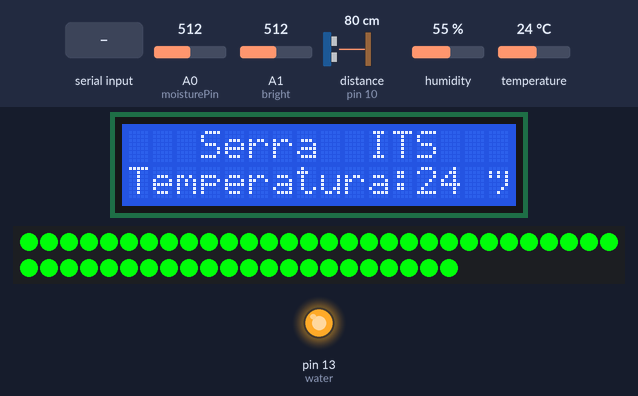
The sketch below on a simulated Arduino Uno, built with avr-gcc and run on an emulated ATmega328P. On the bench: 16×2 character LCD, 52 RGB LEDs in strip order, left to right, continuing on the next row, output pins drawn as LEDs (lit = HIGH). Wiring (inferred from the names in the program): ultrasonic range finder: trigger pin 9; echo pin 10. Inputs (shaded band) come from the test bench; at power-on: A1 (bright) = 512, temperature 24 °C, A0 (moisturePin) = 512, distance to the obstacle (sensor on pin 10) 80 cm, humidity 55 %. The echo pulse lasts 58.3 µs per cm; pins used as bus, display or sensor lines are not drawn; what the sketch prints to the serial monitor is not drawn.

Above: at 1.2 s.
1.3 s: A1 (bright) set to 700
At 11.6 s:
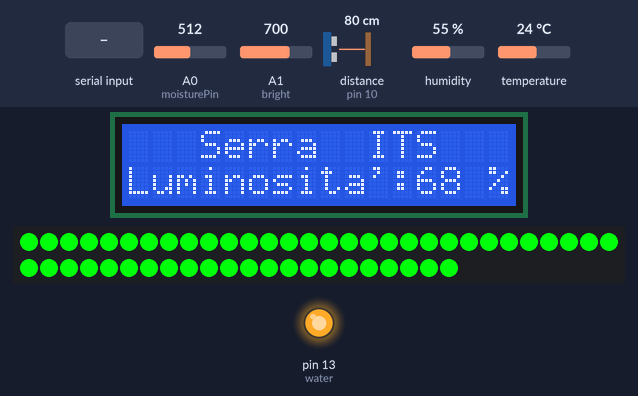
11.9 s: A1 (bright) set to 730
At 16.0 s:
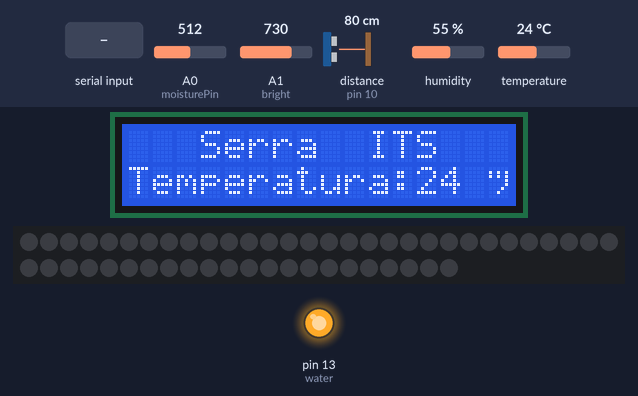
22.1 s: "a" received over Serial
At 22.7 s:
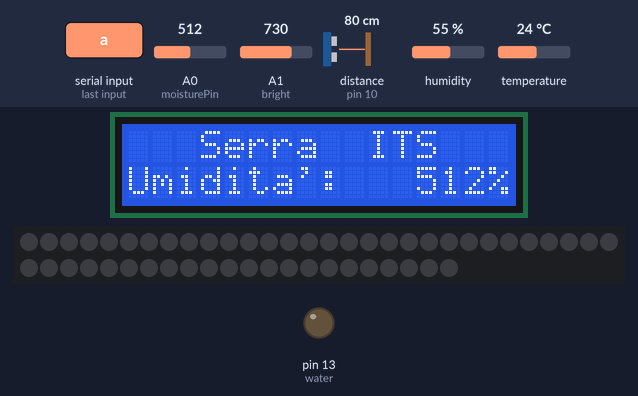
40.4 s: temperature set to 12 °C
At 47.1 s:
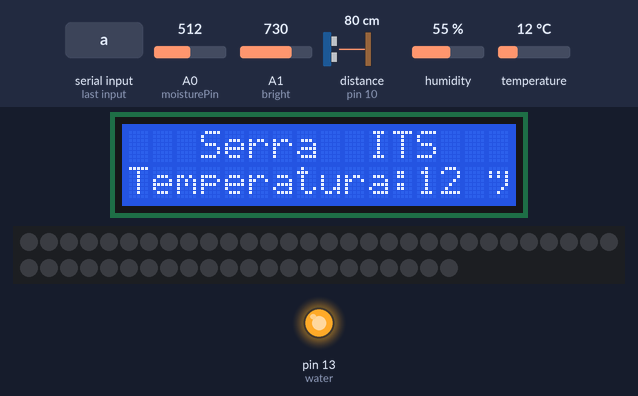
51.2 s: A0 (moisturePin) set to 306
At 56.2 s:
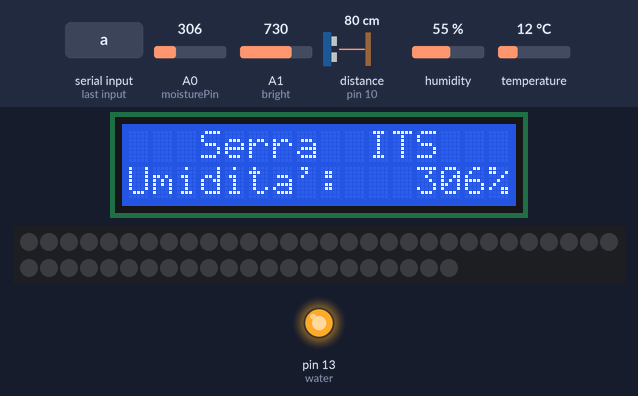
Timing chart, 0 to 57.7 s (numbered marks = the images above; inputs shaded):
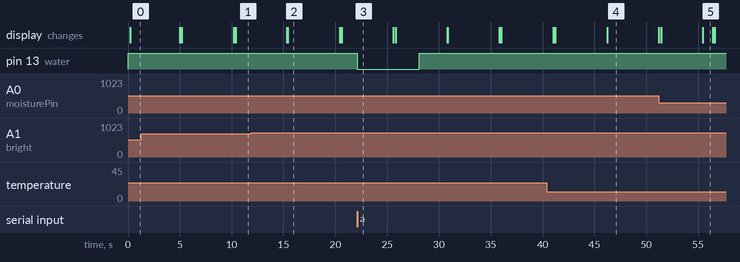

The sketch:

main.ino
```cpp
#include <LiquidCrystal.h>
#include <Adafruit_NeoPixel.h>
#include <dht11.h>

const int temp = 7; //ok
const int moisturePin = A0;   //ok
const int water = 13;   //ok
const int trigPin = 9;  //ok
const int echoPin = 10; //ok
const int bright = A1;   //ok
const int led = 6;      //ok
const int ledButton = 8; //ok

int NUMPIXELS = 52;

unsigned long startMillis;
unsigned long getValueMillis =  0;
unsigned long eventMillis = 0;
unsigned long waitWater = 3600000;                  //un'ora
unsigned long eventOpenWater = 0;
unsigned long stopWater = 6000;                     //6 secondi
unsigned long ultrasonic_millis = 0;
unsigned long ultrasonic2_millis = 0;
unsigned int sonic_done = 0;
unsigned int open_water = 0;
unsigned int trigSonic = 0;
unsigned int duration = 0;
float maxDistance = 8.70;                       //aggiornato
unsigned int minMoisture = 560;                       //60% umidita' per innaffiare
unsigned long timer = 0;
unsigned long myTimer = 0;
unsigned long eventoLuci = 0;
int delayLuci = 180000;                             //3 minuti
int cont = 0;
unsigned long aux = 0;
int timerOver = 0;
int minBrightness = 70;      //da verificare
int ledOn = 0;

int tempLCD;
int umidLCD;
int lumLCD;

int tempMap, valTemp;
float distance = 0;

LiquidCrystal lcd(12, 11, 5, 4, 3, 2);    //ok
Adafruit_NeoPixel pixels = Adafruit_NeoPixel(NUMPIXELS, led, NEO_GRB + NEO_KHZ800);

int moisture = 0;
int tmp_moisture = 0;
int brightness = 0;
int brightness_map = 0;
String final_str;

dht11 DHT11;

void setup() {
  pinMode(temp, INPUT);
  pinMode(moisturePin, INPUT);
  pinMode(water, OUTPUT);
  pinMode(trigPin, OUTPUT);
  pinMode(echoPin, INPUT);
  pinMode(bright, INPUT);
  pinMode(ledButton, INPUT);

  digitalWrite(water, LOW);
  digitalWrite(water, HIGH);

  lcd.begin(16, 2);
  pixels.begin();

  Serial.begin(9600);
  startMillis = millis();
}

void loop() {
  if (getValueMillis + 5000 <= millis() || getValueMillis == 0){
    moisture = analogRead(moisturePin);
    tmp_moisture = moisture; //map(moisture, 0, 1023, 0, 100);

    int chk;
    chk = DHT11.read(temp);
    tempMap = DHT11.temperature;

    brightness = analogRead(bright);
    brightness_map = map(brightness, 0, 1023, 0, 100);  //"dipende" da resistenza usata

    tempLCD = tempMap;
    umidLCD = tmp_moisture;
    lumLCD = brightness_map;

    final_str = String(tmp_moisture) + "," + String(tempMap) + "," + String(distance) + ",";

    getValueMillis = millis();

    Serial.println(final_str);
    Serial.flush();
  }

  /* ------ WATER ------ */

  if (tmp_moisture < minMoisture && eventMillis + waitWater <= millis() && open_water == 0 && distance < maxDistance){
    digitalWrite(water, LOW);
    open_water = 1;
    eventOpenWater = millis();
  }

  if (eventOpenWater + stopWater <= millis() && open_water == 1){
    digitalWrite(water, HIGH);
    open_water = 0;
    eventMillis = millis();
  }

  if(Serial.available()){
    char read = Serial.read();
    if (read == 'a' && open_water == 0/* && distance > maxDistance*/){
      digitalWrite(water, LOW);
      open_water = 1;
      eventOpenWater = millis();
      eventMillis = millis();
    }
  }

  /* ------ ULTRASONIC ------ */

  if (ultrasonic_millis + 0.002 <= millis() && trigSonic == 0){
    digitalWrite(trigPin, LOW);
    digitalWrite(trigPin, HIGH);
    ultrasonic_millis = millis();
    trigSonic = 1;
  }
  if (ultrasonic2_millis + 0.01 <= millis() && trigSonic == 1){
    digitalWrite(trigPin, LOW);
    ultrasonic2_millis = millis();
    trigSonic = 0;
    sonic_done = 1;
  }

  if (sonic_done == 1){
    duration = pulseIn(echoPin, HIGH);
    distance = (duration*.0343)/2;
    sonic_done = 0;
  }

  /* ------ LCD ------ */
  timer=millis();
  myTimer=timer-cont*aux;

  if(myTimer > 0 && myTimer<5000){
    timerOver = 0;
    lcd.setCursor(0, 0);
    lcd.print("   Serra  ITS");
    lcd.setCursor(0, 1);
    lcd.print("Temperatura: ");
    lcd.setCursor(12, 1);
    lcd.print(tempLCD);
    lcd.setCursor(15, 1);
    lcd.print("°");
  }

  if(myTimer>5000 && myTimer<5200)
    lcd.clear();

   if(myTimer >= 5200 && myTimer<10200){
    lcd.setCursor(0, 0);
    lcd.print("   Serra  ITS");
    lcd.setCursor(0, 1);
    lcd.print("Umidita':    ");
    lcd.setCursor(12, 1);
    lcd.print(umidLCD);
    lcd.setCursor(15, 1);
    lcd.print("%");
  }

  if(myTimer>10200 && myTimer<10400)
    lcd.clear();

  if(myTimer>10400 && myTimer<15400){;
    lcd.setCursor(0, 0);
    lcd.print("   Serra  ITS");
    lcd.setCursor(0, 1);
    lcd.print("Luminosita': ");
    lcd.setCursor(12, 1);
    lcd.print(lumLCD);
    lcd.setCursor(15, 1);
    lcd.print("%");
  }

  if(myTimer>15400 && timerOver == 0){
    cont=cont+1;
    lcd.clear();
    aux = myTimer;
    timerOver = 1;
  }

  /*LED AUTOMATICO*/
  if (brightness_map < minBrightness && ledOn == 0 && eventoLuci + delayLuci >= millis()){
    ledOn = 1;
    for(int i=0;i<NUMPIXELS;i++){
        pixels.setPixelColor(i, pixels.Color(0,255,10));
        pixels.show();
    }
  }

  if(brightness_map >= minBrightness && ledOn == 1 && eventoLuci + delayLuci >= millis()){
    ledOn = 0;
    for(int i=0;i<NUMPIXELS;i++){
      pixels.setPixelColor(i, pixels.Color(0,0,0));
      pixels.show();
    }
    pixels.show();
  }
}
```

Measured:
- the behaviour switches between 716 and 717 on A1 (bright) (found by bisection; images 1 and 2)
- after the input at 11.9 s, the display: first changes after 3.4 s (image 2 shows a later state)
- after the input at 22.1 s, pin 13 (water): HIGH → LOW at once, → HIGH 6.0 s later
- what the display in image 2 shows lasts 5.0 s, from 15.4 s to 20.4 s
- what the display in image 5 shows lasts 1.0 s, from 55.4 s to 56.4 s
